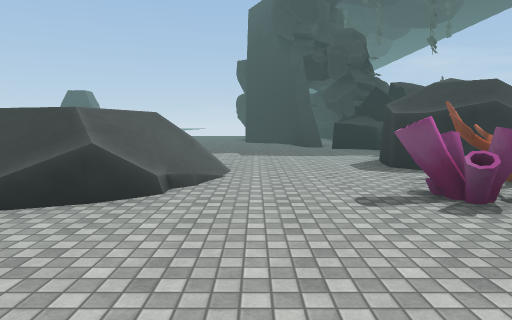
[1] (above)

16 first-person views from a walk through a scene from a Unity 3-D project. The camera is 1.5 m above the floor, tilts 6° down and sees 75° across. The floor is counted in squares, 2 m on a side. Each view is taken from the middle of a square. On the plan, view 1 faces up. The plan holds only what a view shows up to about 11 squares ahead; the rest is blank. The place goes on beyond the plan. The player character is not drawn. Some animated figures are not drawn. Some surface patterns are stand-ins.

[2]
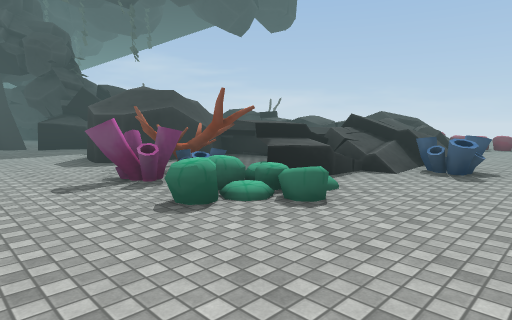

[3]
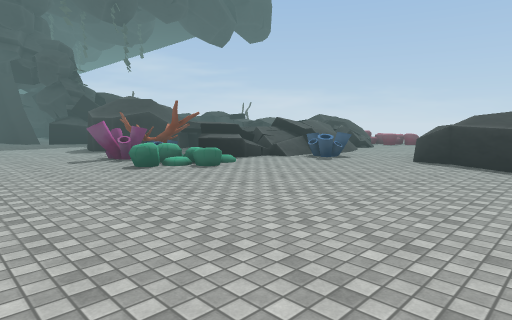

[4]
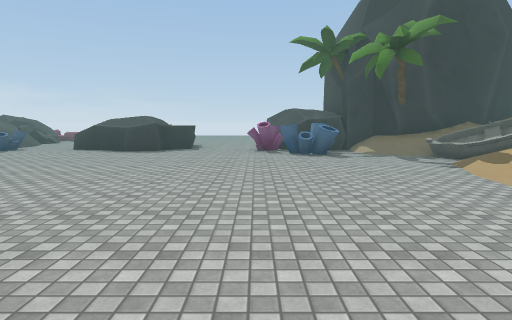

[5]
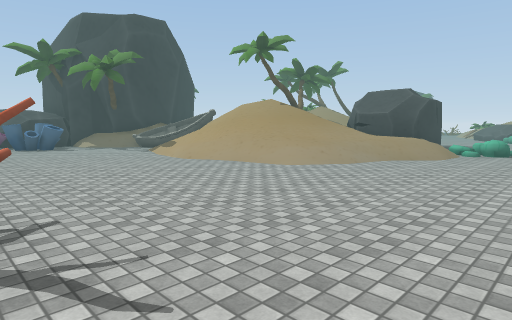

[6]
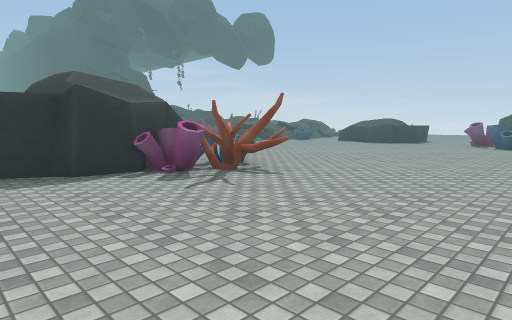

[7]
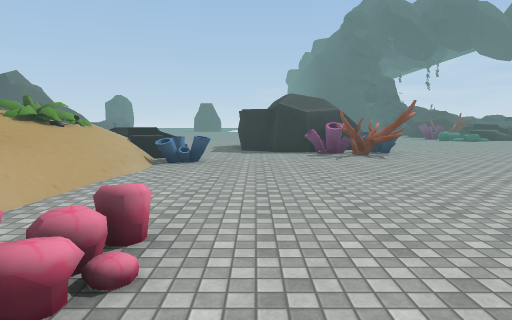

[8]
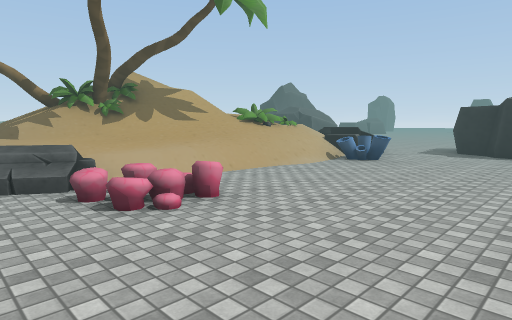

[9]
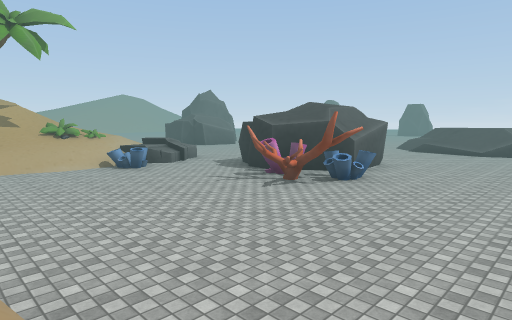

[10]
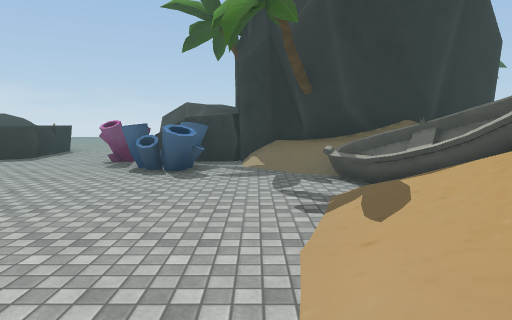

[11]
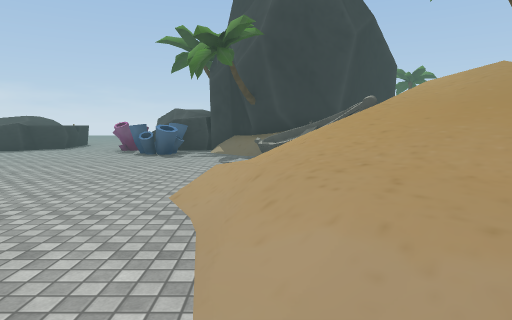

[12]
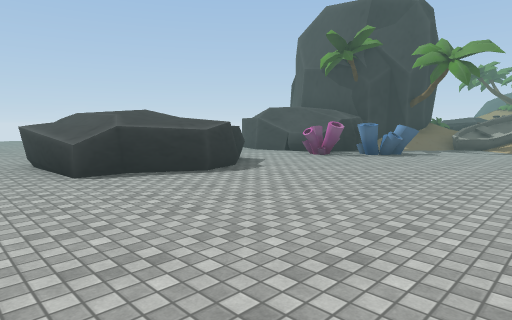

[13]
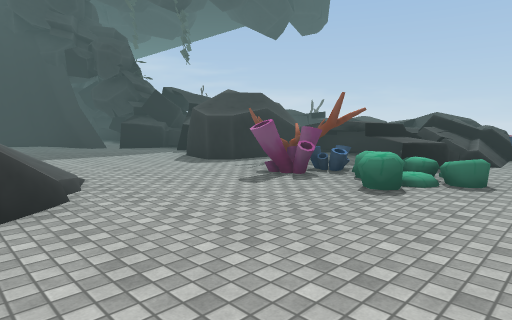

[14]
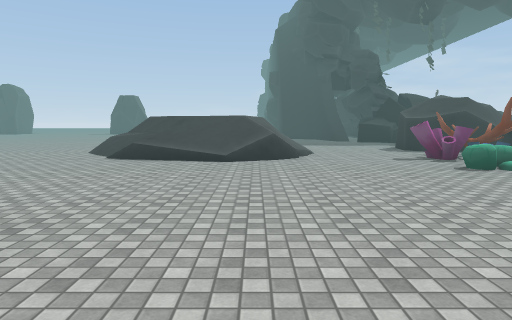

[15]
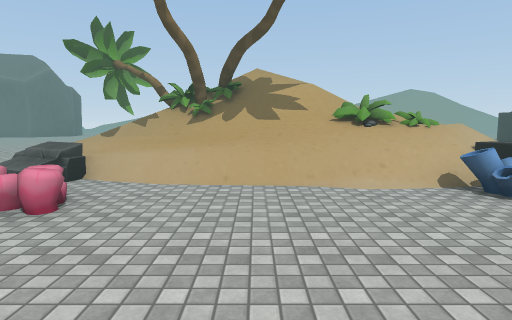

[16]
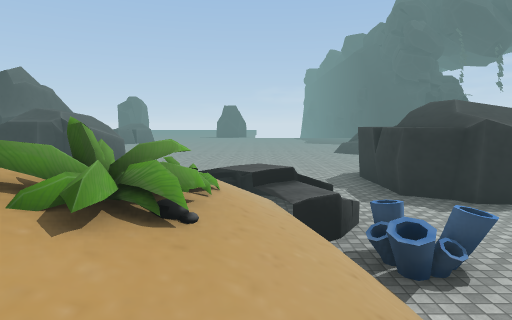

### Floor plan
Key: @ floor where view 1 was taken; # wall or solid block; . main floor; : floor 1.25 m higher than the main floor; + floor 1.5 m higher than the main floor; * floor 2 m higher than the main floor; / step, stairs or slope; = window, fence, low wall or low ledge; ^ raised ledge; v drop or lower ground; O other object.
Columns run from 17 left of view 1 to 8 right of it. Each row starts with its distance up from view 1.
 13                    #
 12                  ..=
 11                 ...##
 10                 ....#^
  9                 .....^
  8                 ....##
  7        ...      /...##
  6        ....    //...##=
  5         ...//**//...Ov=
  4          ../////=..OOO :+
  3          ....=/=...OOO+=//
  2           ..........O==v//
  1  OO  ..................O//
  0 OOO  .. ... .....@.....O..
 -1 O       ..  ............=.
 -2         ..#  #.........^^^
 -3         ..#  #.........^^
 -4        =..####.........^^^
 -5       /v=..#OOO.........^^
 -6       /==...OO............
 -7       //OO.............O..
 -8     //=//.............O###
 -9    //////............OO#
-10    //////......../..../#
-11     ##///.....///////O##
-12    /=///.....////// //#
-13    //////O...//////OO ##
-14      = /....///////   /#

Where each view was taken, in squares from view 1:
view 1: 0 up, 0 right, facing up
view 2: 1 down, 0 right, facing up-right
view 3: 4 down, 1 left, facing up-right
view 4: 7 down, 4 left, facing right
view 5: 6 down, 7 left, facing down-right
view 6: 10 down, 8 left, facing up-right
view 7: 14 down, 7 left, facing up
view 8: 14 down, 5 left, facing up-left
view 9: 11 down, 0 right, facing up-left
view 10: 10 down, 1 left, facing right
view 11: 11 down, 4 left, facing right
view 12: 0 up, 1 right, facing down-right
view 13: 0 up, 2 left, facing up-right
view 14: 4 down, 2 left, facing up
view 15: 10 down, 5 left, facing left
view 16: 10 down, 10 left, facing up
